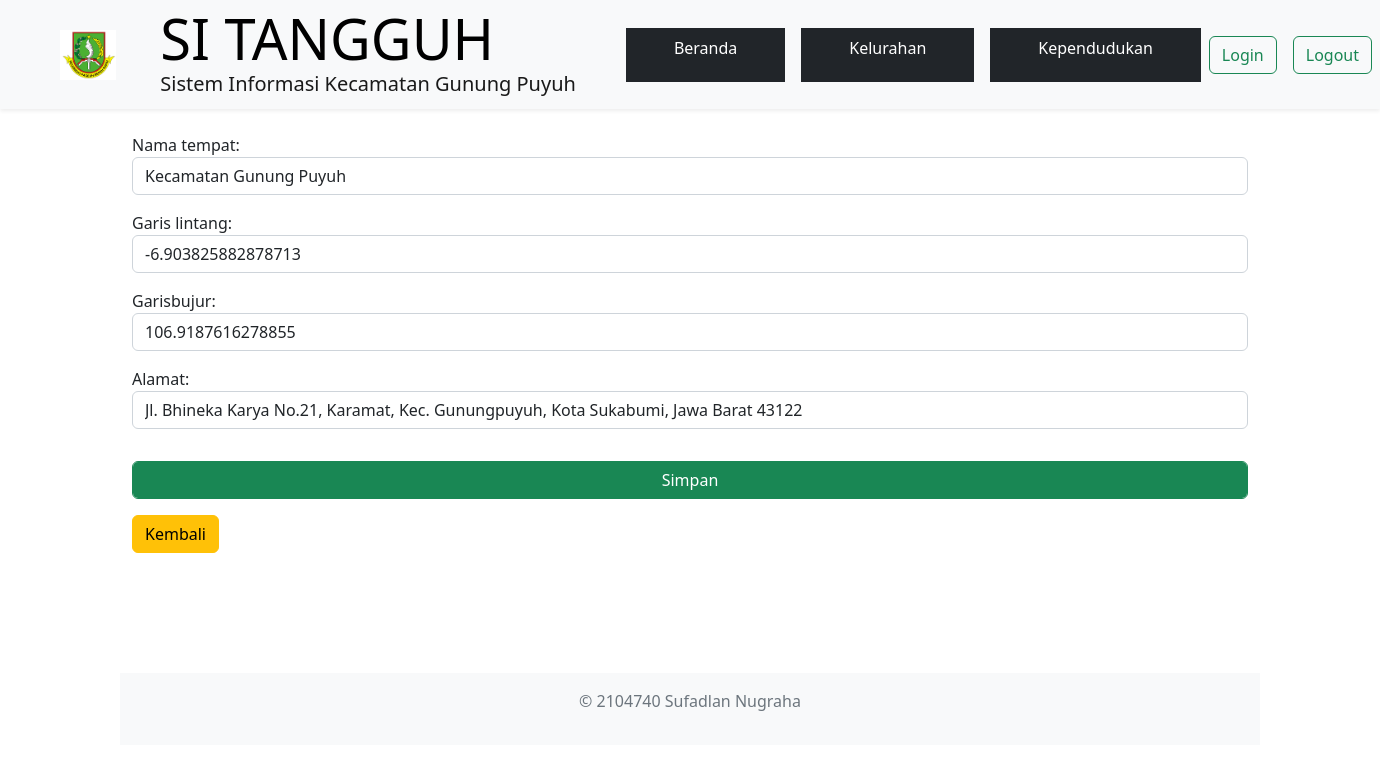
Page /kelurahan/u_lokasi/1 (signed in) on the committed database.
### app_uas/models.py (models this page shows, shortened)
class lokasi(models.Model):
    nama_tempat = models.CharField(max_length=100)
    garis_lintang = models.CharField(max_length=150)
    garisbujur = models.CharField(max_length=100,default='' )
    alamat = models.CharField(max_length=250)

### app_uas/views.py (the view)
# urls.py: path('kelurahan/u_lokasi/<int:id>', u_lokasi, name = 'u_lokasi'),
@login_required(login_url='login')
def u_lokasi(request, id):
    denah = lokasi.objects.get(id=id)
    template = "u_lokasi.html"
    if request.POST:
        form = formlokasi(request.POST, instance=denah)
        if form.is_valid():
            form.save()
            pesan = 'Data Berhasil Diperbaharui!'
            data = {
        'Title' : 'Perbaharui Data Lokasi',
        'form' : form,
        'pesan' : pesan,
        'Jurnal' : denah,
     }
        return render(request, template, data)
    else:
            form = formlokasi(instance=denah)
            data ={
            'Title' : 'Perbaharui Data Lokasi',
            'form' : form,
            'Jurnal' : denah,
    }
    return render(request, template, data)

### app_uas/forms.py
class formlokasi(ModelForm):
    class Meta:
        model = lokasi
        fields = '__all__'
        widgets = {
      'nama_lokasi' : forms.TextInput({'class':'form-control'}),
      'garis_lintang' : forms.TextInput({'class':'form-control'}),
      'garisbujur' : forms.TextInput({'class':'form-control'}),
      'alamat' : forms.TextInput({'class':'form-control'}),
    }

### app_uas/templates/u_lokasi.html (shortened to what this page needs)
{% extends 'base.html' %}
{% block content %}
<br>
<div class="container">
<div class="row">
    <div class="col md-6">
<form action="{% url 'u_lokasi' Jurnal.id %}" method="post">
    {{ form.as_p }}
    <input type="submit" value="Simpan" class="btn btn-success mt-3">
    <a href="/kelurahan/" class="btn btn-warning mt-3">Kembali</a>
</form>
</div>
</div>
</div><br><br><br>
{% endblock %}

### rows in the picture
lokasi: nama_tempat "Kecamatan Gunung Puyuh", garis_lintang "-6.903825882878713", garisbujur "106.9187616278855", alamat "Jl. Bhineka Karya No.21, Karamat, Kec. Gunungpuyuh, Kota Sukabumi, Jawa Barat 43122"
